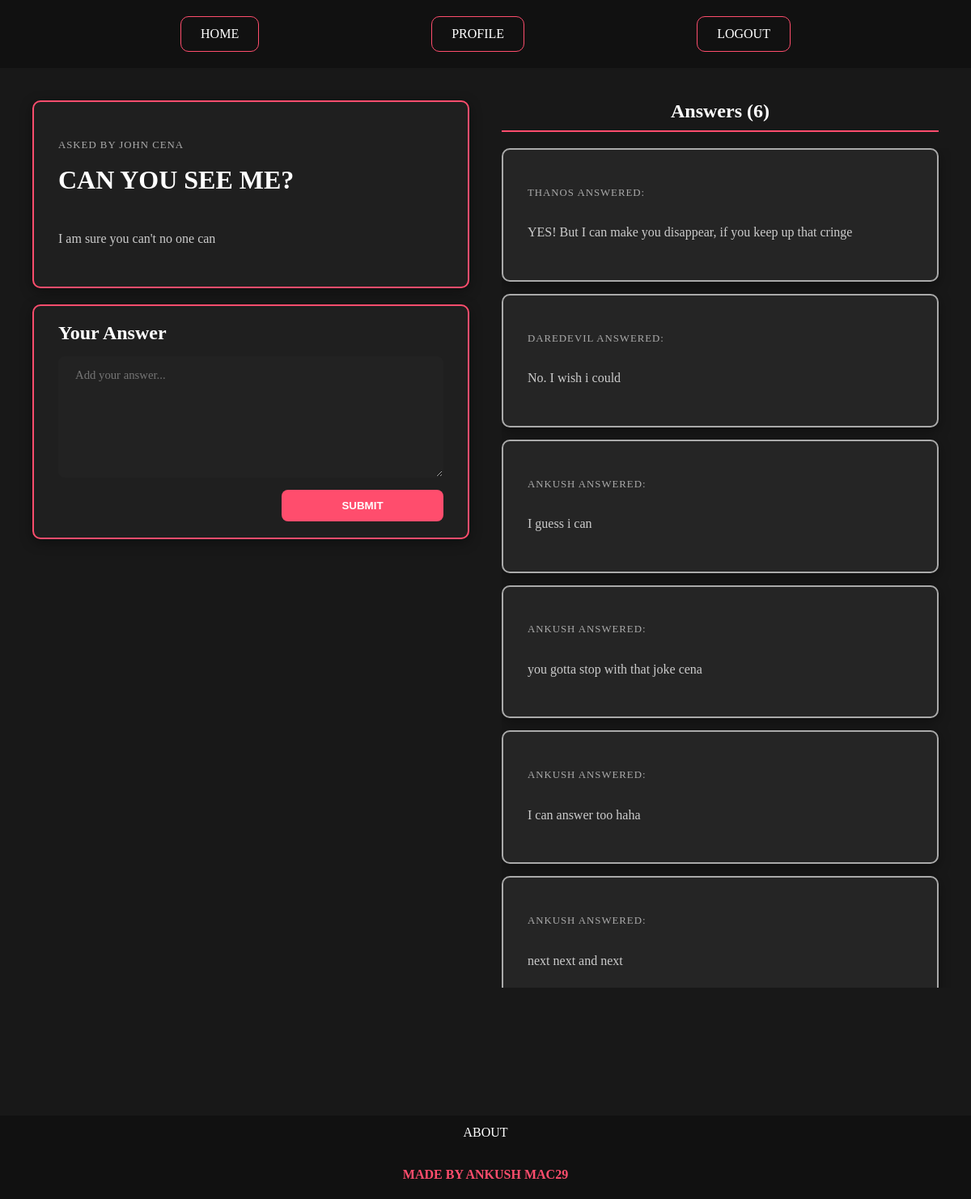
Screenshot of /answer/1 (signed in) with the database file from the repository.
### model.py (models this page shows)
class student(db.Model):
    id=db.Column(db.Integer,primary_key=True)
    name=db.Column(db.String(50),nullable=False)
    email=db.Column(db.String(50),nullable=False,unique=True)
    password=db.Column(db.String(50),nullable=False)
    questions=db.relationship("question",backref="author")
    answers=db.relationship("answer",backref="author")

class question(db.Model):
    id=db.Column(db.Integer,primary_key=True)
    title=db.Column(db.String(100),nullable=False)
    body=db.Column(db.Text)
    user_id=db.Column(db.Integer,db.ForeignKey("student.id"))
    answer=db.relationship("answer",backref="question")

class answer(db.Model):
    id = db.Column(db.Integer, primary_key=True)
    body = db.Column(db.Text)
    question_id = db.Column(db.Integer, db.ForeignKey("question.id"))
    user_id = db.Column(db.Integer, db.ForeignKey("student.id"))

### home.py (the view)
@home.route("/answer/<question_id>", methods=["GET", "POST"])
def answer_page(question_id):
    if "id" not in session:
        return redirect(url_for("auth.login"))
    q=db.session.get(question,question_id)
    if request.method == "POST":
        body = request.form["body"]
        new_answer = answer(body=body, question_id=question_id, user_id=session["id"])
        db.session.add(new_answer)
        db.session.commit()
        return redirect(url_for("home.answer_page", question_id=question_id))
    return render_template("answer.html", question=q)

### templates/answer.html (shortened to what this page needs)
{% extends "base.html" %}
{% block content %}
<main class="answer_layout">
    <div class="left-col">
        <div class="question">
            <p class="asker">Asked by {{ question.author.name }}</p>
            <h1>{{ question.title }}</h1>
            <p>{{ question.body }}</p>
        </div>
        <form class="answer-form" action="{{ url_for('home.answer_page', question_id=question.id) }}" method="post">
            <h2>Your Answer</h2>
            <textarea name="body" placeholder="Add your answer..."></textarea>
            <input type="submit" value="SUBMIT">
        </form>
    </div>
    <div class="right-col">
        <h2>Answers ({{ question.answer|length }})</h2>
        <section class="answers-section">
            {% for ans in question.answer %}
            <div class="question answer-card">
                <p class="asker">{{ ans.author.name }} answered:</p>
                <p>{{ ans.body }}</p>
            </div>
            {% endfor %}
        </section>
    </div>
</main>
{% endblock %}

### static/styles.css (style rules this page uses)
:root { --primary-color: #ff4d6d; --primary-hover: #ff6b85; --bg-dark: #181818; --bg-darker: #111111; --text-light: #ffffff; --text-muted: #aaaaaa; --input-bg: #e0f7f4; --radius-pill: 50px; --radius-card: 8px; }
body { margin: 0; height: 100vh; display: grid; grid-template-rows: auto 1fr auto; background-color: var(--bg-darker); color: var(--text-light); }
section { display: flex; flex-direction: column; gap: 20px; }
textarea { min-height: 150px; padding: 14px 20px; border-radius: var(--radius-card); background-color: #222; border: 1px solid transparent; font-family: inherit; font-size: 0.92rem; color: var(--text-light); resize: vertical; outline: none; margin: 10px; }
input[type="submit"] { width: 300px; padding: 12px; border-radius: 8px; border: none; background-color: var(--primary-color); color: var(--text-light); font-weight: bold; cursor: pointer; transition: all 0.3s ease; align-self: center; margin-top: 10px; }
.question { display: flex; flex-direction: column; gap: 15px; border: var(--primary-color) solid 2px; background-color: #1f1f1f; padding: 30px; border-radius: 10px; box-shadow: 0 4px 15px rgba(0, 0, 0, 0.4); transition: all 0.3s ease-in-out; }
.question .asker { font-size: 0.8rem; color: var(--text-muted); letter-spacing: 1px; text-transform: uppercase; margin-bottom: -5px; }
.question h1 { color: var(--text-light); margin: 5px 0 10px 0; }
.question p { color: #cccccc; line-height: 1.6; font-size: 1rem; }
.answer_layout { display: grid; grid-template-columns: 1fr 1fr; gap: 40px; padding: 40px; background-color: var(--bg-dark); align-items: start; box-sizing: border-box; }
.answer_layout .left-col, .answer_layout .right-col { display: flex; flex-direction: column; gap: 20px; }
.answer_layout .right-col h2 { color: var(--text-light); margin: 0; text-align: center; border-bottom: 2px solid var(--primary-color); padding-bottom: 10px; }
.answers-section { display: flex; flex-direction: column; align-items: center; width: 100%; gap: 15px; max-height: 70vh; overflow-y: auto; padding-right: 15px; }
.answer-form { display: flex; flex-direction: column; gap: 10px; border: var(--primary-color) solid 2px; background-color: #1f1f1f; padding: 20px 30px; border-radius: 10px; box-shadow: 0 4px 15px rgba(0, 0, 0, 0.4); width: 100%; box-sizing: border-box; }
.answer-form h2 { margin: 0 0 5px 0; }
.answer-form textarea { min-height: 150px; width: 100%; box-sizing: border-box; margin: 0; }
.answer-form input[type="submit"] { align-self: flex-end; width: 200px; margin-top: 5px; }
.answer-card { border-color: var(--text-muted); background-color: #252525; width: 100%; box-sizing: border-box; }

### rows the page displays
student: author.name "JOHN CENA"
question: title "CAN YOU SEE ME?", body "I am sure you can't no one can"
answer: author.name "THANOS", body "YES! But I can make you disappear, if you keep up that cringe"
answer: author.name "DAREDEVIL", body "No. I wish i could"
answer: author.name "ANKUSH", body "I guess i can"
answer: author.name "ANKUSH", body "you gotta stop with that joke cena"
answer: author.name "ANKUSH", body "I can answer too haha"
answer: author.name "ANKUSH", body "next next and next"

### other values shown
{{ question.answer|length }} "6"
